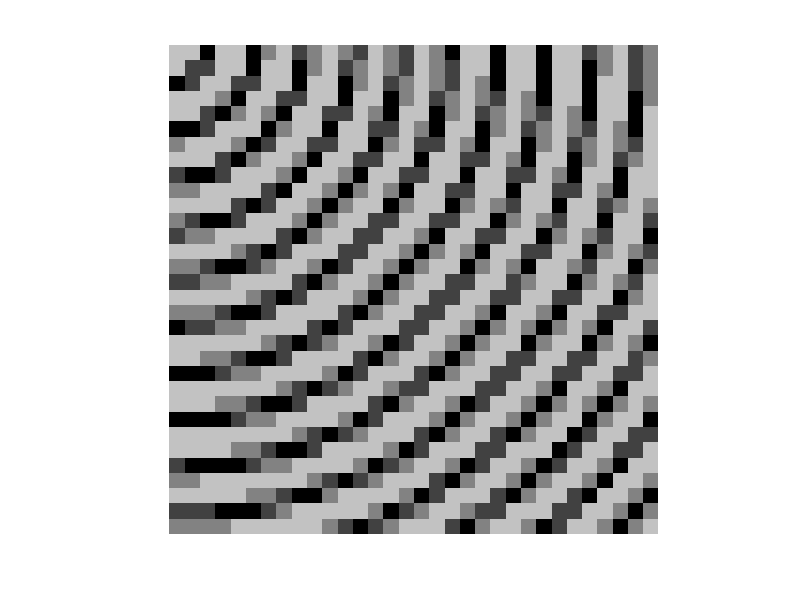

The MATLAB script that drew this image:
    
clear all;
image=ones(32,32); %white image
val=0;
for i=1:32
	for j=1:32
		val=abs(sin(sqrt(i*i+j*j)));
		if val < 0.25 && val >=0 
	        val=0;
		elseif val >= 0.25 && val<0.5
			val=0.25;
		elseif val >= 0.5 && val<0.75
			val=0.5;
		elseif val >= 0.75 && val<1
			val=0.75;
	   elseif val ==1
		   val=1;
		end
		   image(i,j)=val; 
	end
end

imshow(image);


	